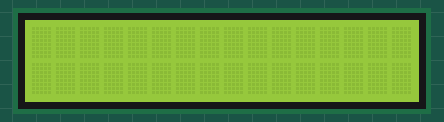
Bench run of a sketch on a simulated Arduino Uno, built with avr-gcc and run on an emulated ATmega328P. Shown: 16×2 character LCD.

Above: at 0.1 s.
At 1.1 s:
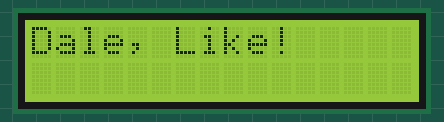

Measured:
- what the display in image 1 shows lasts 1.0 s, from 1.1 s to 2.1 s

The sketch:

DemoApagar.ino
```cpp
#include <LiquidCrystal.h>

const int rs = 13, en = 12, d4 = 11, d5 = 10, d6 = 9, d7 = 8;
LiquidCrystal lcd(rs, en, d4, d5, d6, d7);

void setup() {
  lcd.begin(16, 2);
  lcd.print("Dale, Like!");
}

void loop() {
  lcd.noDisplay();
  delay(1000);
  lcd.display();
  delay(1000);
}
```
